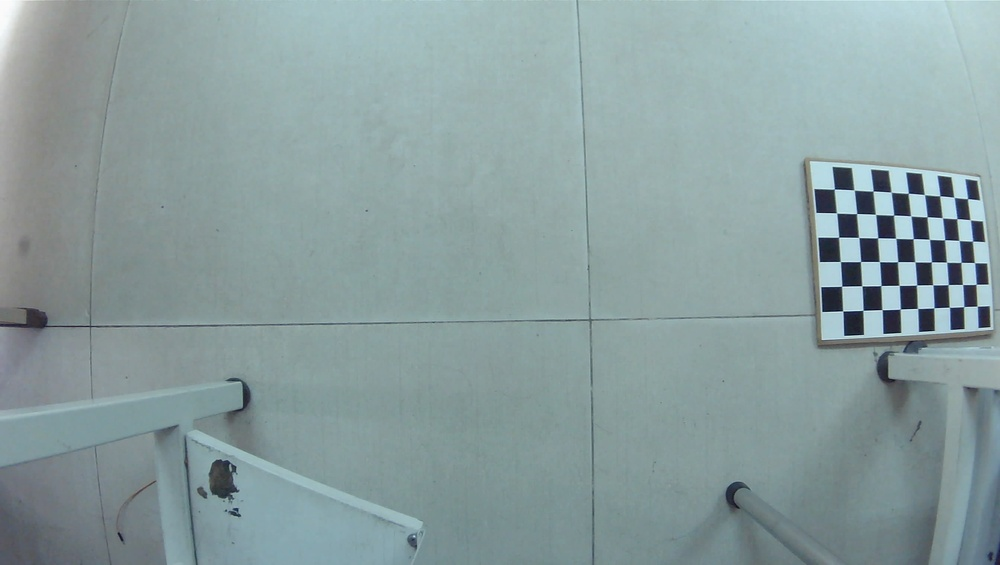
#> input picture samples_2/1.jpg, 1000 x 565 px, shrunk from 2688 x 1520 before the run; its folder holds only this picture in this run
$ python camera_calibration.py
#> lines starting #> are read from the running program, lines starting #| are printed output that depends on the picture; after the words box and inside, x2 and y2 are one past the last pixel; in counts of white or black regions, pixels touching at a corner belong together; long printed decimals are rounded
import numpy as np
import cv2 as cv
import glob

# termination criteria
criteria = (cv.TERM_CRITERIA_EPS + cv.TERM_CRITERIA_MAX_ITER, 30, 0.001)

# prepare object points, like (0,0,0), (1,0,0), (2,0,0) ....,(8,5,0)
# For 7x10 squares, we have 6x9 internal corners
objp = np.zeros((6*9,3), np.float32)
objp[:,:2] = np.mgrid[0:9,0:6].T.reshape(-1,2)

# Arrays to store object points and image points from all the images.
objpoints = [] # 3d point in real world space
imgpoints = [] # 2d points in image plane.

folder = 'samples_2'

images = glob.glob(f'{folder}/*.jpg')

for fname in images:
    img = cv.imread(fname)
#> img is the input picture: shape (565, 1000, 3); mean B, G, R 159.3, 158.2, 138.5
    gray = cv.cvtColor(img, cv.COLOR_BGR2GRAY)
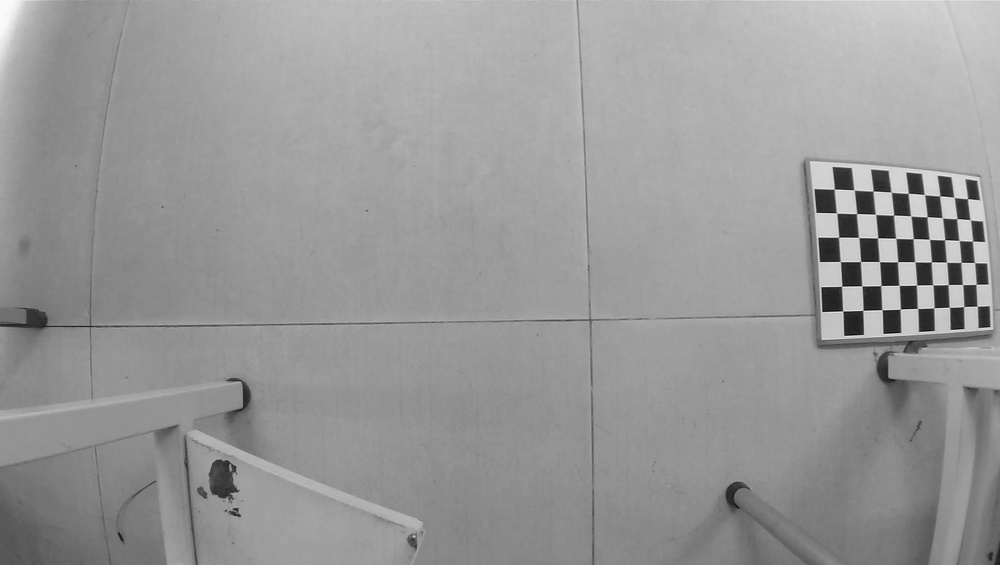
#> gray: shape (565, 1000); min 7, max 252, mean 152.4

    # Find the chess board corners
    ret, corners = cv.findChessboardCorners(gray, (9,6), None)
#> ret = True; corners = 54 rows, first 8: [977.1, 306.1], [963.7, 306.6], [949.4, 307.3], [933.9, 307.7], [917.5, 308.4], [900.3, 309], [882, 309.6], [863, 310.3]
    print(ret)
#| True
    # If found, add object points, image points (after refining them)
    if ret == True:
        objpoints.append(objp)

        corners2 = cv.cornerSubPix(gray,corners, (11,11), (-1,-1), criteria)
#> corners2 = 54 rows, first 8: [979.3, 305.8], [963.7, 306.6], [949.4, 307.3], [933.9, 307.8], [917.5, 308.5], [900.3, 309.1], [882, 309.7], [863, 310.4]
        imgpoints.append(corners2)

        # Draw and display the corners
        cv.drawChessboardCorners(img, (9,6), corners2, ret)
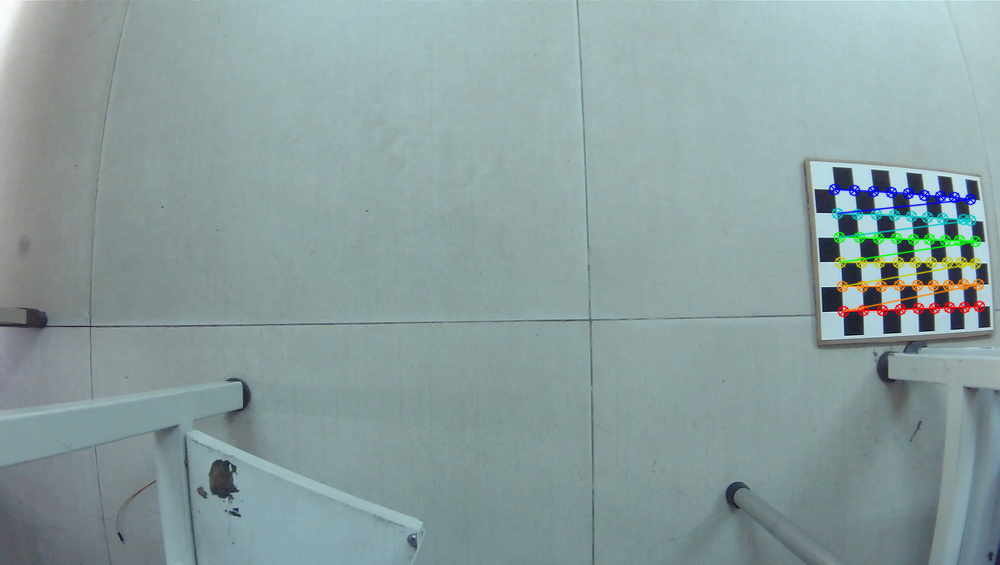
#> img: shape (565, 1000, 3); 1.5% of pixels changed, all inside (x1, y1, x2, y2) = (828, 183, 986, 318)
        cv.imshow('img', img)
        cv.waitKey(500)

cv.destroyAllWindows()

ret, mtx, dist, rvecs, tvecs = cv.calibrateCamera(objpoints, imgpoints, gray.shape[::-1], None, None)
#> ret = 0.839; mtx = [[306.5, 0, 470.2], [0, 314.6, 311.1], [0, 0, 1]]; dist = [[-0.0626, -0.00401, -0.000119, 0.016, 0.00096]]; rvecs = ([-7.8e-05, 0.0228, 3.11],); tvecs = ([23.09, -0.225, 11.83],)

# mtx: ma trận nội tại
# dist: hệ số méo

np.savez('calib_data_2.npz', mtx=mtx, dist=dist, rvecs=rvecs, tvecs=tvecs)

mean_error = 0
for i in range(len(objpoints)):
    imgpoints2, _ = cv.projectPoints(objpoints[i], rvecs[i], tvecs[i], mtx, dist)
    error = cv.norm(imgpoints[i], imgpoints2, cv.NORM_L2)/len(imgpoints2)
    mean_error += error
#> this loop made 1 pass
#> (error, mean_error) on pass 1: (0.114, 0.114)
#> after the loop, mean_error = 0.114

print( "total error: {}".format(mean_error/len(objpoints)) )
#| total error: 0.1142

$ run again, on samples_2/13.jpg
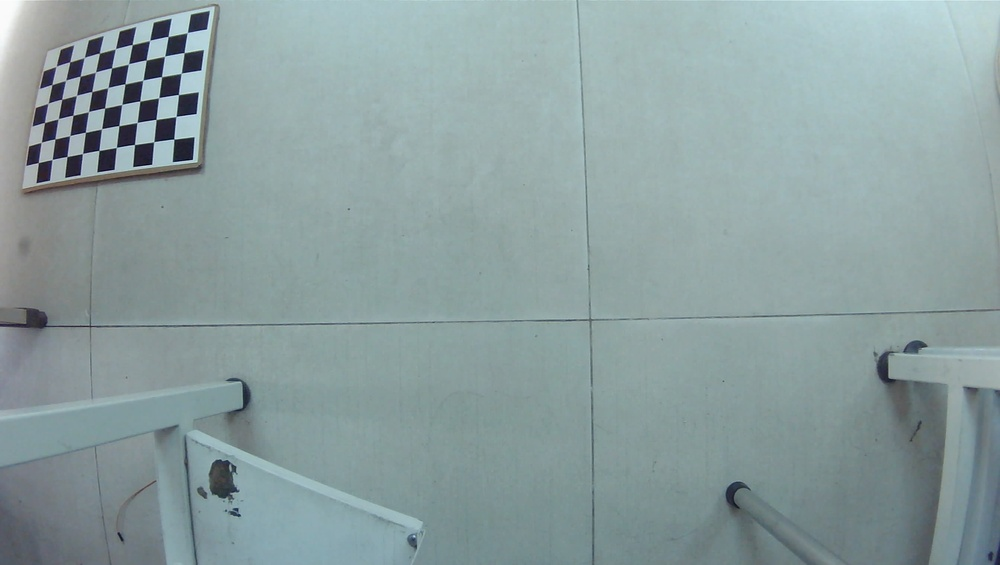
#> input picture samples_2/13.jpg, 1000 x 565 px, shrunk from 2688 x 1520 before the run
#> img is the input picture: shape (565, 1000, 3); mean B, G, R 159.5, 158.7, 139.9
#> `gray = cv.cvtColor(img, cv.COLOR_BGR2GRAY)`:
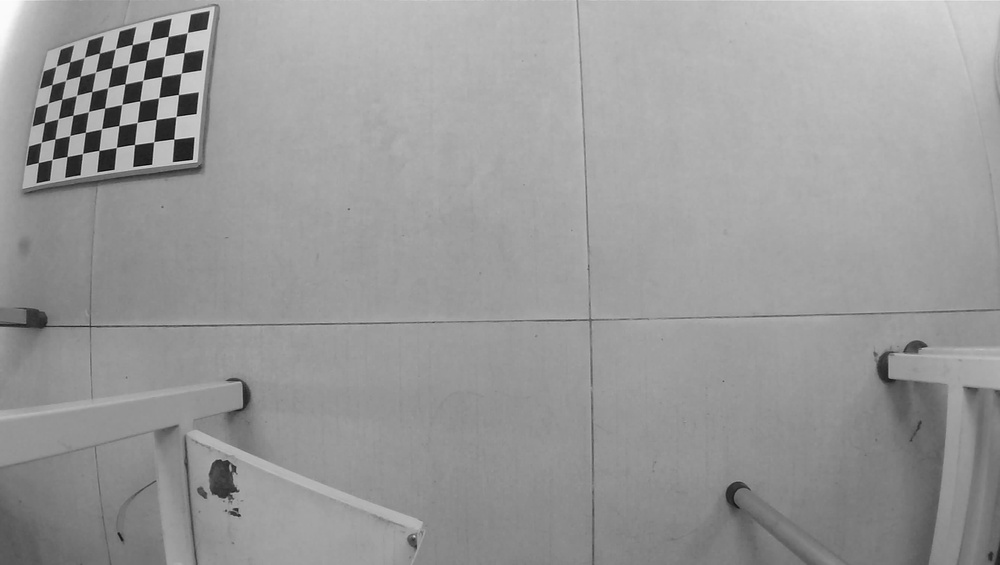
#> gray: shape (565, 1000); min 4, max 252, mean 153.2
#> `ret, corners = cv.findChessboardCorners(gray, (9,6), None)`: ret = True; corners = 54 rows, first 8: [173.9, 139], [153.6, 141.5], [134.5, 144.5], [116.5, 147.5], [98.85, 150.4], [82.48, 153.5], [67.03, 156.4], [52.29, 159.5]
#| True
#> corners2 = 54 rows, first 8: [173.8, 139], [153.7, 141.7], [134.5, 144.5], [116.3, 147.5], [98.91, 150.4], [82.52, 153.5], [66.94, 156.5], [51.99, 159.5]
#> `cv.drawChessboardCorners(img, (9,6), corners2, ret)`:
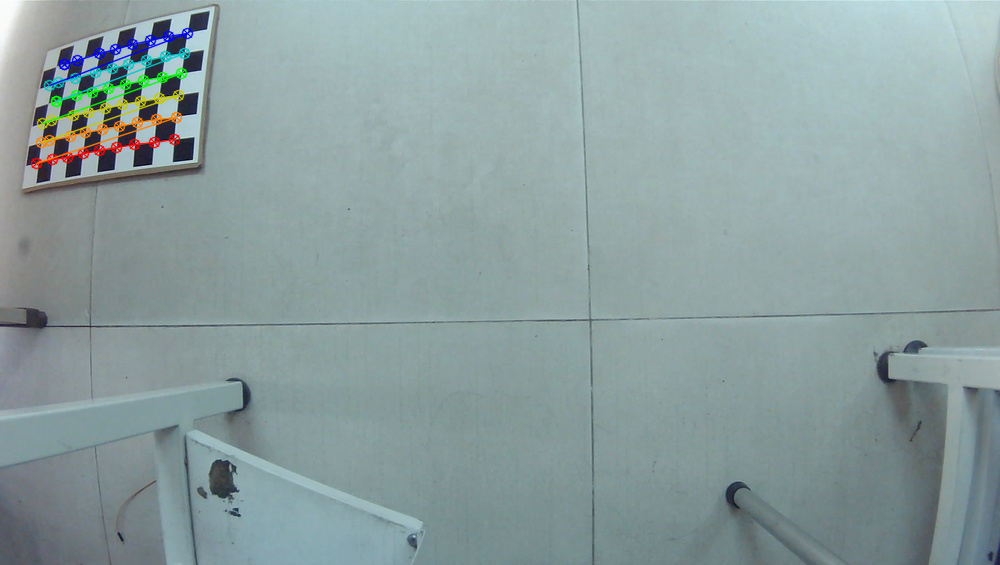
#> img: shape (565, 1000, 3); 1.43% of pixels changed, all inside (x1, y1, x2, y2) = (30, 27, 194, 170)
#> `ret, mtx, dist, rvecs, tvecs = cv.calibrateCamera(objpoints, imgpoints..`: ret = 2.63; mtx = [[386, 0, 518.3], [0, 333.6, 263.2], [0, 0, 1]]; dist = [[-0.093, 0.026, 0.00925, 0.0349, -0.00279]]; rvecs = ([-0.0771, 0.0206, 3.09],); tvecs = ([-13.76, -5.68, 11.85],)
#> the loop `for i in range(len(objpoints)):` made 1 pass
#> (error, mean_error) on pass 1: (0.358, 0.358)
#> after the loop `for i in range(len(objpoints)):`: mean_error = 0.358
#| total error: 0.3578

$ run again, on samples_2/15.jpg
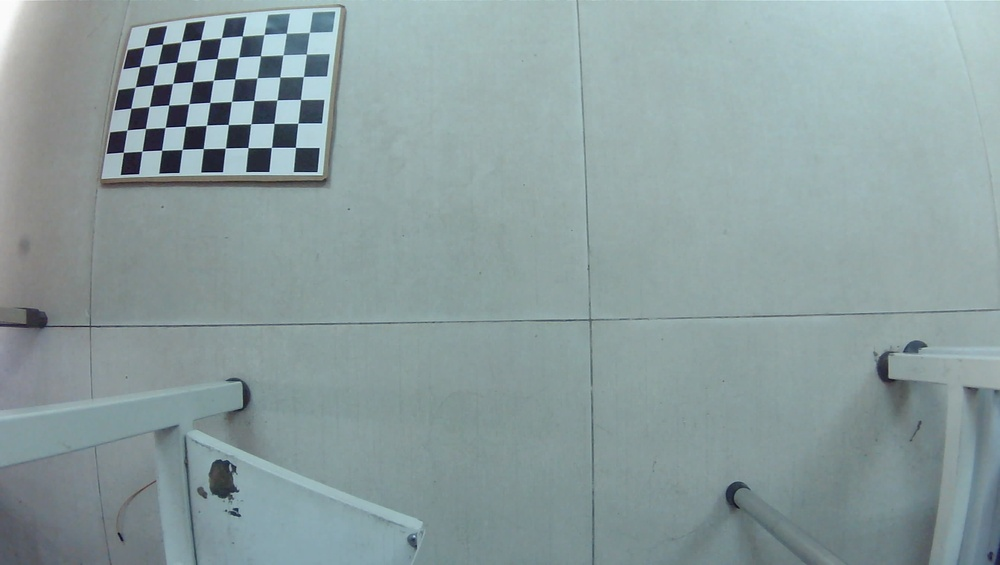
#> input picture samples_2/15.jpg, 1000 x 565 px, shrunk from 2688 x 1520 before the run
#> img is the input picture: shape (565, 1000, 3); mean B, G, R 158.4, 157.2, 139.5
#> `gray = cv.cvtColor(img, cv.COLOR_BGR2GRAY)`:
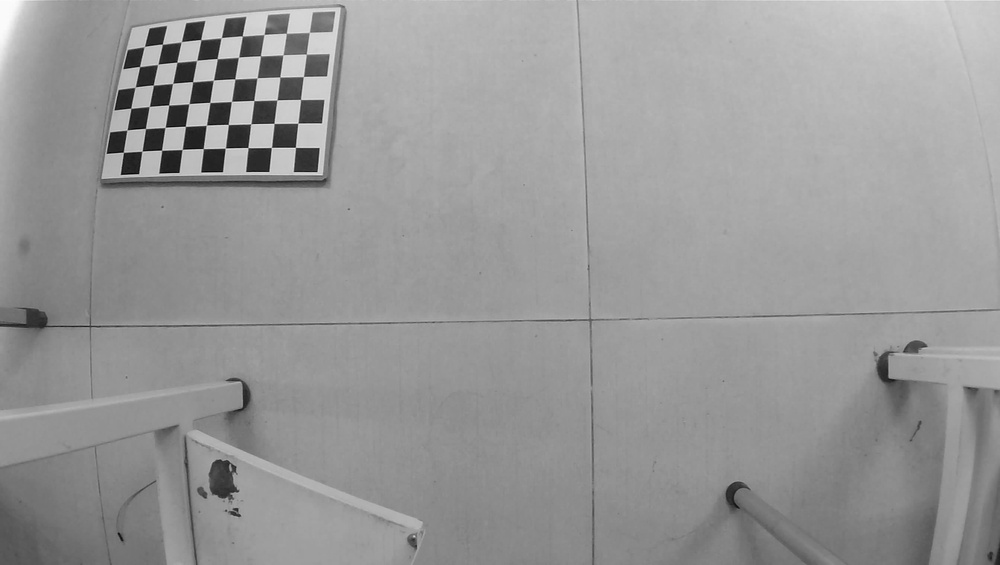
#> gray: shape (565, 1000); min 4, max 253, mean 152.1
#> `ret, corners = cv.findChessboardCorners(gray, (9,6), None)`: ret = True; corners = 54 rows, first 8: [295.4, 147.3], [271.4, 147.5], [247.8, 147.5], [225.3, 148.1], [203.2, 148.5], [182.1, 149.5], [161.6, 150.2], [142, 151.2]
#| True
#> corners2 = 54 rows, first 8: [295.5, 147.4], [271.4, 147.4], [248, 147.6], [225.3, 148.1], [203.3, 148.6], [182.2, 149.4], [161.6, 150.2], [141.9, 151.2]
#> `cv.drawChessboardCorners(img, (9,6), corners2, ret)`:
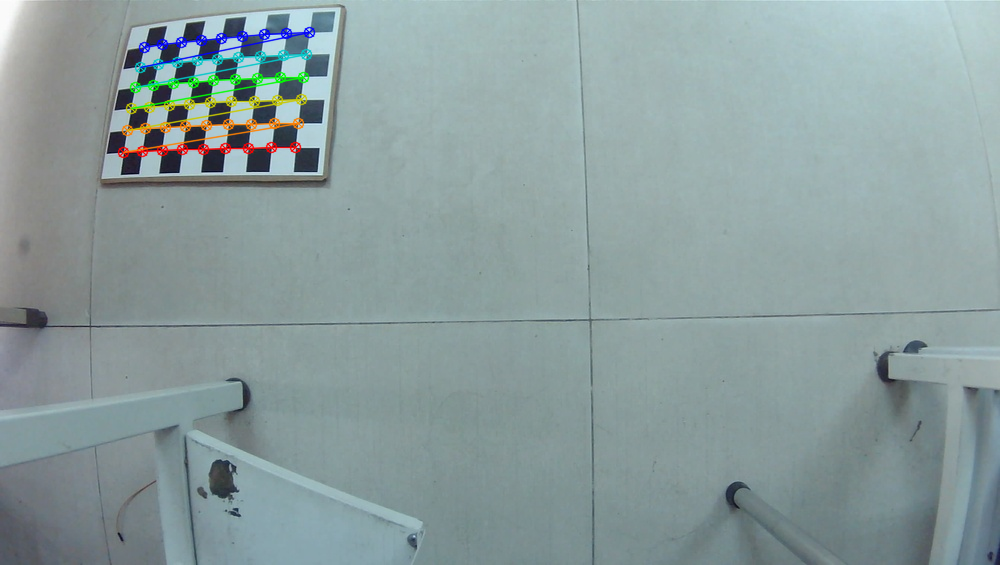
#> img: shape (565, 1000, 3); 1.68% of pixels changed, all inside (x1, y1, x2, y2) = (117, 26, 316, 159)
#> `ret, mtx, dist, rvecs, tvecs = cv.calibrateCamera(objpoints, imgpoints..`: ret = 0.112; mtx = [[444.4, 0, 495.9], [0, 441.2, 258.6], [0, 0, 1]]; dist = [[-0.119, -0.00208, 0.0104, 0.000558, 0.00446]]; rvecs = ([0.0208, -0.0612, -3.1],); tvecs = ([-7.84, -4.43, 16.65],)
#> the loop `for i in range(len(objpoints)):` made 1 pass
#> (error, mean_error) on pass 1: (0.0153, 0.0153)
#> after the loop `for i in range(len(objpoints)):`: mean_error = 0.0153
#| total error: 0.0153
